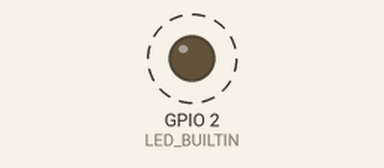
A program run on a simulated ESP8266 (Wemos D1 mini). Parts: output pins drawn as LEDs (lit = HIGH, except the on-board LED, lit = LOW). Dashed ring = blinking. Storage starts empty; what the program prints to the serial monitor is not drawn.

Above: at 0.5 s.
Timing chart, 0 to 4.6 s (numbered marks = the images above):
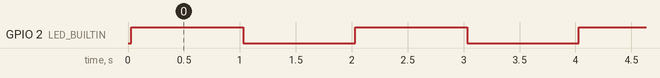

The program:

main.cpp
```cpp
/*
 * Blink
 * Turns on an LED on for one second,
 * then off for one second, repeatedly.
 */

#include "Arduino.h"
#include "FS.h"

void setup()
{
  Serial.begin(9600);
  // initialize LED digital pin as an output.
  pinMode(LED_BUILTIN, OUTPUT);

  bool result = SPIFFS.begin();
  Serial.println("SPIFFS opened: " + result);
  File f = SPIFFS.open("/helloworld.txt", "r");

  if (!f) {
    Serial.println("File doesn't exist yet. Creating it");

    // open the file in write mode
    File f = SPIFFS.open("/helloworld.txt", "w");
    if (!f) {
      Serial.println("file creation failed");
    }
    // now write two lines in key/value style with  end-of-line characters
    f.println("ssid=abc");
    f.println("password=123455secret");
  } else {
    // we could open the file
    while (f.available()) {
      //Lets read line by line from the file
      String line = f.readStringUntil('\n');
      Serial.println(line);
    }

  }
  f.close();
}

void loop()
{
  // turn the LED on (HIGH is the voltage level)
  digitalWrite(LED_BUILTIN, HIGH);
  // wait for a second
  delay(1000);
  // turn the LED off by making the voltage LOW
  digitalWrite(LED_BUILTIN, LOW);
   // wait for a second
  delay(1000);
}
```

Measured:
- by itself, GPIO 2 (LED_BUILTIN): alternates HIGH for 1.0 s and LOW for 1.0 s
